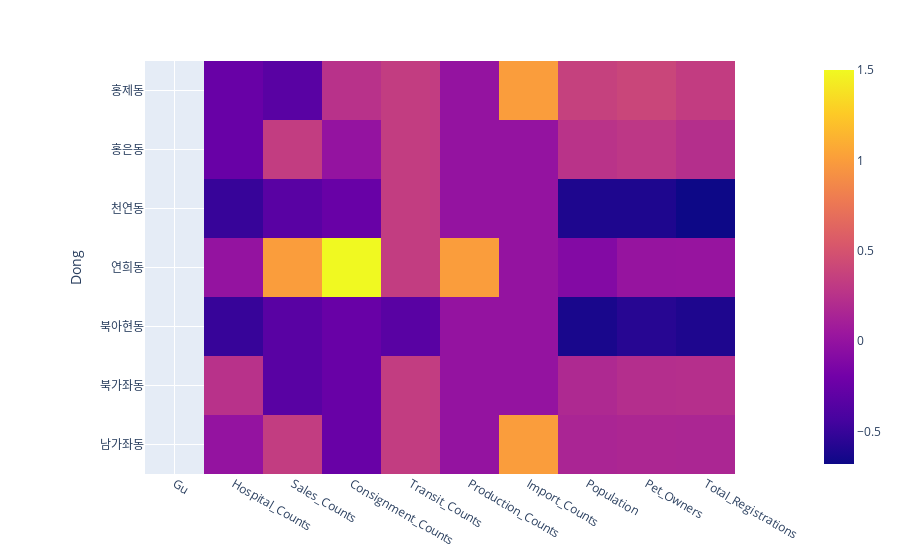

The cell this chart's notebook holds for it:
### Code cell
#계속 똑같은 작업이 이어지기에 함수로 만듬

import plotly.io as pio
import plotly.express as px

def heatmap_gen(df, gu_name, file_name):
    df_sp = df.loc[df['Gu'].str.contains(gu_name), :]  # 해당 구 데이터 추출
    df_sp = df_sp.set_index("Dong")  # 인덱스를 'Dong'으로 설정
    fig = px.imshow(df_sp)  # 데이터프레임 시각화
    fig.show()  # 시각화 출력
    
    # png 파일로 저장
    pio.write_image(fig, file_name + ".png")

# 예시: 송파구 데이터 시각화 및 png 파일로 저장
heatmap_gen(df, "서대문구", "서대문구_시각화")

import os
print(os.getcwd())

### Figure 1 — Plotly figure (JSON) as saved in the notebook; plotly's stock layout.template omitted (floating-point values rounded to 4 significant figures)
{"data": [{"coloraxis": "coloraxis", "hovertemplate": "x: %{x}<br>Dong: %{y}<br>color: %{z}<extra></extra>", "name": "0", "type": "heatmap", "x": ["Gu", "Hospital_Counts", "Sales_Counts", "Consignment_Counts", "Transit_Counts", "Production_Counts", "Import_Counts", "Population", "Pet_Owners", "Total_Registrations"], "xaxis": "x", "y": ["홍제동", "홍은동", "천연동", "연희동", "북아현동", "북가좌동", "남가좌동"], "yaxis": "y", "z": [["서대문구", -0.25, -0.3333, 0.25, 0.3333, 0, 1, 0.364, 0.3994, 0.3305], ["서대문구", -0.25, 0.3333, 0, 0.3333, 0, 0, 0.2597, 0.2925, 0.2272], ["서대문구", -0.5, -0.3333, -0.25, 0.3333, 0, 0, -0.605, -0.6054, -0.6785], ["서대문구", 0, 1, 1.5, 0.3333, 1, 0, -0.09776, 0.01441, 0.01956], ["서대문구", -0.5, -0.3333, -0.25, -0.3333, 0, 0, -0.6265, -0.5694, -0.6053], ["서대문구", 0.25, -0.3333, -0.25, 0.3333, 0, 0, 0.1823, 0.2204, 0.2292], ["서대문구", 0, 0.3333, -0.25, 0.3333, 0, 1, 0.15, 0.164, 0.16]]}], "layout": {"coloraxis": {"colorscale": [[0, "#0d0887"], [0.1111, "#46039f"], [0.2222, "#7201a8"], [0.3333, "#9c179e"], [0.4444, "#bd3786"], [0.5556, "#d8576b"], [0.6667, "#ed7953"], [0.7778, "#fb9f3a"], [0.8889, "#fdca26"], [1, "#f0f921"]]}, "margin": {"t": 60}, "xaxis": {"anchor": "y", "constrain": "domain", "domain": [0, 1], "scaleanchor": "y"}, "yaxis": {"anchor": "x", "autorange": "reversed", "constrain": "domain", "domain": [0, 1], "title": {"text": "Dong"}}}}
